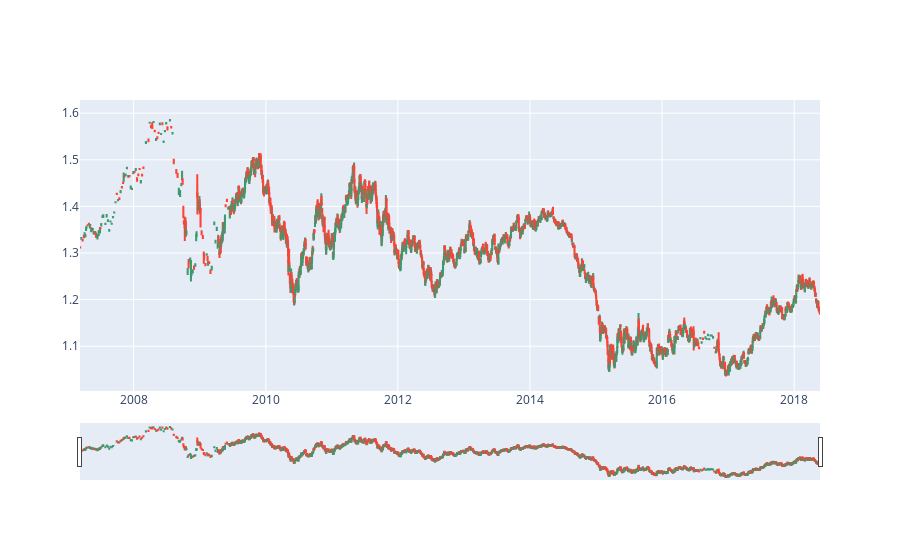

Notebook source saved alongside this figure:
### Code cell
fig_iqr = go.Figure(data=[go.Candlestick(x=train_deleted_outliers['Time'],
                open=train_deleted_outliers['Open'],
                high=train_deleted_outliers['High'],
                low=train_deleted_outliers['Low'],
                close=train_deleted_outliers['Close'])])

# save the plot as a png
#fig_iqr.write_image("images/plots/candlestick_iqr.png")

fig_iqr.show()

### Figure 1 — Plotly figure (JSON) as saved in the notebook; plotly's stock layout.template omitted (floating-point values rounded to 4 significant figures; data arrays with more than 128 entries replaced by an {"elided": "..."} marker saying what was removed)
{"data": [{"close": {"elided": "2850 float values"}, "high": {"elided": "2850 float values"}, "low": {"elided": "2850 float values"}, "open": {"elided": "2850 float values"}, "type": "candlestick", "x": {"elided": "2850 str values"}}], "layout": {}}
